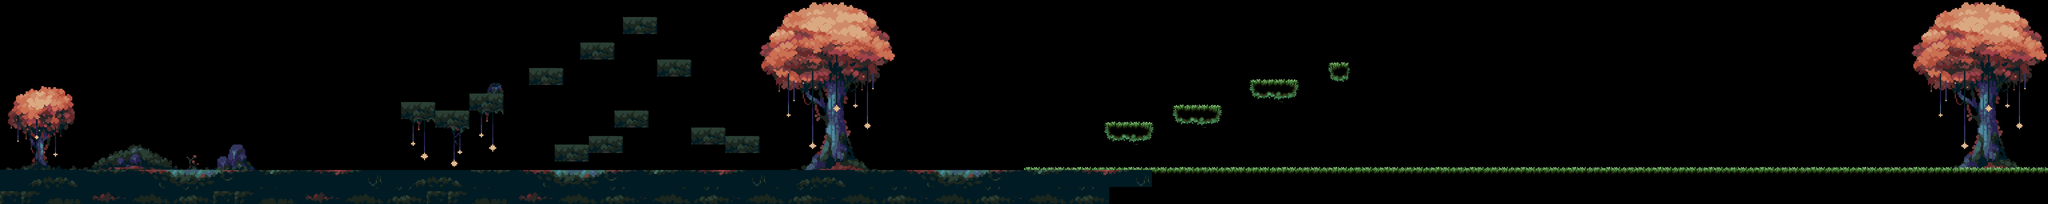

A level layout from a 2D game, rendered from its tile map. Below: a short description, then the map file with tile-grid data replaced by summaries:
An orthogonal 240x24 tile map with 32x32 px tiles, 4 tile layers (Back_Tile_1, Collision_Layer, Front_Layer_2, Front_Layer_1), 3 hidden layers not drawn, 2 tilesets.

<map version="1.9" tiledversion="1.9.2" orientation="orthogonal" renderorder="right-down" width="240" height="24" tilewidth="32" tileheight="32" infinite="0" nextlayerid="14" nextobjectid="1">
 <tileset firstgid="1" name="tileset" tilewidth="32" tileheight="32" tilecount="1215" columns="45">
  <image source="../Background/tileset.png" width="1440" height="864" />
 </tileset>
 <tileset firstgid="1216" name="Mossy - TileSet _ 640" tilewidth="32" tileheight="32" tilecount="400" columns="20">
  <image source="../Background/Mossy - TileSet _ 640.png" width="640" height="657" />
 </tileset>
 <imagelayer id="4" name="Back_0" visible="0" offsetx="74" offsety="-152" repeatx="1">
  <image source="../Background/back_0.png" width="1152" height="720" />
 </imagelayer>
 <imagelayer id="6" name="Back_1" visible="0" offsetx="30" offsety="-124" repeatx="1">
  <image source="../Background/back_1.png" width="1152" height="720" />
  <properties>
   <property name="speed" type="float" value="0.2" />
  </properties>
 </imagelayer>
 <imagelayer id="7" name="Back_2" visible="0" offsetx="8" offsety="-78" repeatx="1">
  <image source="../Background/back_2.png" width="1152" height="720" />
  <properties>
   <property name="speed" type="float" value="0.6" />
  </properties>
 </imagelayer>
 <layer id="9" name="Back_Tile_1" width="240" height="24">
  <data>[5760 cells, 1118 non-empty, 679 distinct tile ids]</data>
 </layer>
 <layer id="13" name="Collision_Layer" width="240" height="24">
  <properties>
   <property name="collision" type="bool" value="true" />
  </properties>
  <data>[5760 cells, 593 non-empty, 115 distinct tile ids]</data>
 </layer>
 <layer id="12" name="Front_Layer_2" width="240" height="24">
  <properties>
   <property name="front" type="bool" value="true" />
  </properties>
  <data>[5760 cells, 360 non-empty, 360 distinct tile ids]</data>
 </layer>
 <layer id="11" name="Front_Layer_1" width="240" height="24">
  <properties>
   <property name="front" type="bool" value="true" />
  </properties>
  <data>[5760 cells, 191 non-empty, 46 distinct tile ids]</data>
 </layer>
</map>